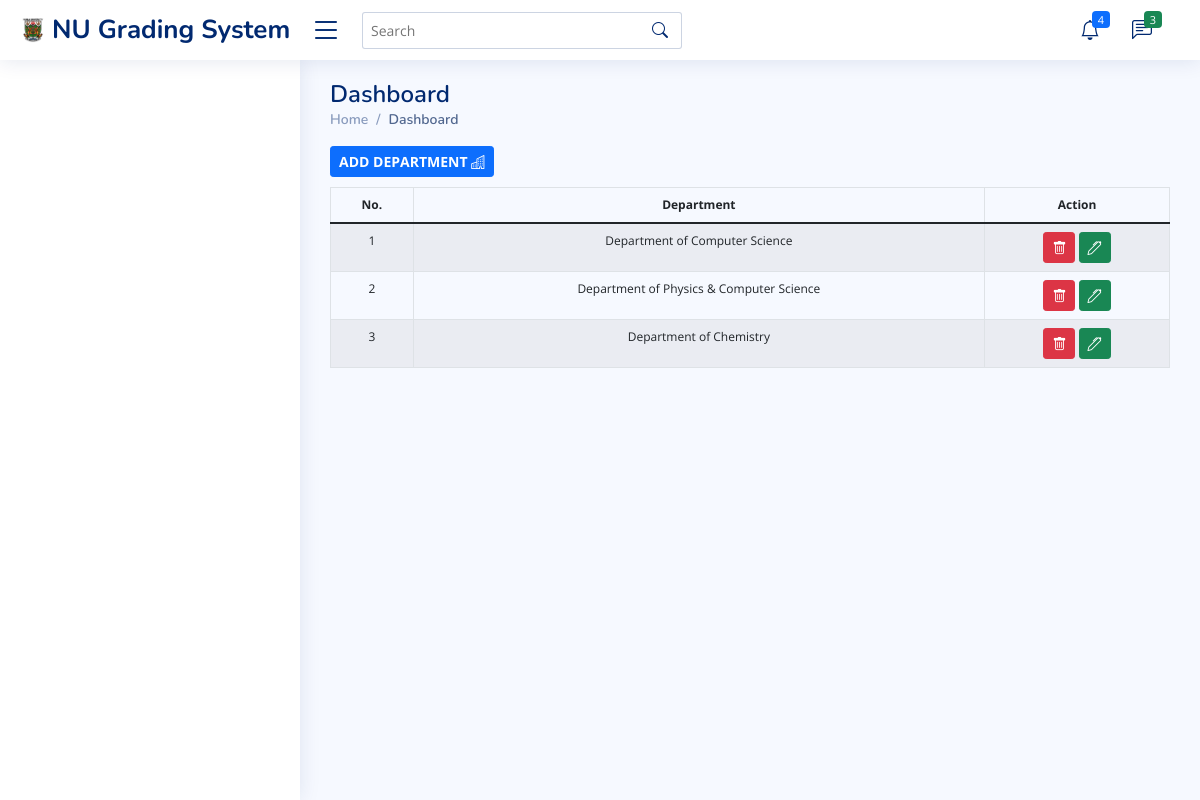
The app's page /dashboard/add-department.php with its own data.
### tables this page shows
CREATE TABLE `tbldepartment` (
  `id` int(11) NOT NULL,
  `department` varchar(100) NOT NULL
);

### controller/DBconfig.php (called while the page is built, shortened)
<?php
class DBConfig {
    public function db_connect (){
        $this->conn = mysqli_connect (Dbhostname , Dbusername , Dbhostpass, Dbname);
}
}
?>

### controller/Controller.php (called while the page is built, shortened)
<?php
include 'DBConfig.php';
class Controller extends DBConfig {
    public function readDepartmentComponent($id = null){
    $query = "SELECT * FROM tbldepartment";
    $queryrun = mysqli_query($this->conn, $query);
    return $queryrun;
}
}
$Controller = new Controller ();
?>

### dashboard/add-department.php (the view, shortened to what this page needs)
<?php include 'dashboard-header.php';
$readquery = $Controller->readDepartmentComponent();
?>
<?php include 'dashboard-sidebar.php';?>
  <main id="main" class="main">
    <div class="pagetitle">
      <h1>Dashboard</h1>
      <nav>
        <ol class="breadcrumb">
          <li class="breadcrumb-item"><a href="dashboard.php">Home</a></li>
          <li class="breadcrumb-item active">Dashboard</li>
        </ol>
        <div class="btn-group me-2">
            <button  class="btn btn-sm btn-primary fw-bold"  data-bs-toggle="modal" data-bs-target="#adminAdd">ADD DEPARTMENT  <i class="bi bi-building"></i> </button>
          </div>
      </nav>
    </div>
<table class="table table-striped table-bordered table-hover table-responsive datatable" style="font-size:12px" cellspacing="0">
          <thead class="text-center">
            <tr>
              <th>No.</th>
              <th>Department</th>
              <th>Action</th>
            </tr>
          </thead>
          <tbody class="text-center">
            <tr>
    <?php
     $i = 1;
     while($row = mysqli_fetch_assoc($readquery)){ ?>
     <td><?php echo $i++?></td>
    <td><?php echo $row['department'];?></td>
<td>
  <a href="add-department.php?deletedata=<?php echo $row['id'];?>" class="text-white mr-2 text-decoration-none btn btn-danger btn-sm" onclick="return confirm('Do you want to remove this data?')";
    title="Delete"><i class="bi bi-trash"></i> </a>
    <a href="edit-department.php?editdata=<?php echo $row['id'];?>" class="text-white mr-2 text-decoration-none btn btn-success btn-sm" onclick="return confirm('Do you want to edit this data?')";
    title="Delete"><i class="bi bi-pen"></i> </a>
</td>
</tr>
<?php } ?>
          </tbody>
        </table>
  </main>
  <?php include 'dashboard-footer.php';?>

### dashboard/assets/css/style.css (style rules this page uses)
:root { scroll-behavior: smooth; }
body { font-family: "Open Sans", sans-serif; background: #f6f9ff; color: #444444; }
a { color: #4154f1; text-decoration: none; }
h1, h2, h3, h4, h5, h6 { font-family: "Nunito", sans-serif; }
#main { margin-top: 60px; padding: 20px 30px; transition: all 0.3s; }
.pagetitle { margin-bottom: 10px; }
.pagetitle h1 { font-size: 24px; margin-bottom: 0; font-weight: 600; color: #012970; }
.breadcrumb { font-size: 14px; font-family: "Nunito", sans-serif; color: #899bbd; font-weight: 600; }
.breadcrumb a { color: #899bbd; transition: 0.3s; }
.breadcrumb .breadcrumb-item::before { color: #899bbd; }
.breadcrumb .active { color: #51678f; font-weight: 600; }
@media (min-width: 1200px) { #main, #footer { margin-left: 300px; } }

### records on screen
tbldepartment: department "Department of Computer Science"
tbldepartment: department "Department of Physics & Computer Science"
tbldepartment: department "Department of Chemistry"
